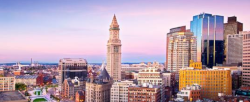
#> input picture firmware/image_creation/boston.png, 250 x 102 px
$ python main.py --input boston.png
#> lines starting #> are read from the running program, lines starting #| are printed output that depends on the picture
import PIL
from PIL import Image
import numpy as np
import os

LVGL_TEMPLATE = '''#ifdef __has_include
    #if __has_include("lvgl.h")
        #ifndef LV_LVGL_H_INCLUDE_SIMPLE
            #define LV_LVGL_H_INCLUDE_SIMPLE
        #endif
    #endif
#endif

#if defined(LV_LVGL_H_INCLUDE_SIMPLE)
    #include "lvgl.h"
#else
    #include "lvgl/lvgl.h"
#endif

#ifndef LV_ATTRIBUTE_MEM_ALIGN
#define LV_ATTRIBUTE_MEM_ALIGN
#endif

#ifndef LV_ATTRIBUTE_IMG_NORDIC
#define LV_ATTRIBUTE_IMG_NORDIC
#endif

const LV_ATTRIBUTE_MEM_ALIGN LV_ATTRIBUTE_LARGE_CONST LV_ATTRIBUTE_IMG_NORDIC uint8_t {name}_map[] = {{
    0xff, 0xff, 0xff, 0xff,  /*Color of index 0*/
    0x00, 0x00, 0x00, 0xff,  /*Color of index 1*/

    /* Color bytes */
{byte_data}}};

const lv_img_dsc_t {name} = {{
    .header.cf = LV_IMG_CF_INDEXED_1BIT,
    .header.always_zero = 0,
    .header.reserved = 0,
    .header.w = {width},
    .header.h = {height},
    .data_size = {data_size},
    .data = {name}_map,
}};'''

def srgb_to_linear(x):
    x = np.array(x, dtype=float) / 255.0
    return np.where(x <= 0.04045, x / 12.92, ((x + 0.055) / 1.055) ** 2.4)

def linear_to_srgb(x):
    return np.where(x <= 0.0031308, 12.92 * x, 1.055 * np.power(x, 1/2.4) - 0.055)

def atkinson_dither(img_array):
    height, width = img_array.shape
    output = img_array.copy()

    for y in range(height):
        for x in range(width):
            old_pixel = output[y, x]
            new_pixel = 1.0 if old_pixel > 0.5 else 0.0
            output[y, x] = new_pixel

            error = (old_pixel - new_pixel) / 8.0

            # Distribute error to neighboring pixels
            if x + 1 < width:
                output[y, x + 1] += error
            if x + 2 < width:
                output[y, x + 2] += error
            if y + 1 < height:
                output[y + 1, x] += error
                if x - 1 >= 0:
                    output[y + 1, x - 1] += error
                if x + 1 < width:
                    output[y + 1, x + 1] += error
            if y + 2 < height:
                output[y + 2, x] += error

    return (output > 0.5).astype(np.uint8) * 255

def process_image(input_path, output_path, target_size=(250, 102), dither_method='floyd', brightness=0, contrast=0):
    # Open and convert image to RGB
#> called with input_path = 'boston.png', output_path = 'boston.c', target_size = (250, 102), dither_method = 'atkinson', brightness = 0, contrast = 0
    img = Image.open(input_path).convert('RGB')

    # Resize image if needed
    if img.size != target_size:
        img = img.resize(target_size, PIL.Image.Resampling.LANCZOS)

    # Convert to grayscale
    img_gray = img.convert('L')
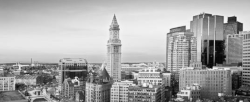
#> img_gray: PIL image 250x102 L; min 3, max 248, mean 167

    # Apply brightness and contrast adjustments
    if brightness != 0 or contrast != 0:
        img_array = np.array(img_gray, dtype=np.float32)

        # Brightness adjustment
        if brightness != 0:
            img_array = img_array + (brightness * 255)

        # Contrast adjustment
        if contrast != 0:
            factor = (259 * (contrast * 255 + 255)) / (255 * (259 - contrast * 255))
            img_array = factor * (img_array - 128) + 128

        img_array = np.clip(img_array, 0, 255)
        img_gray = Image.fromarray(img_array.astype(np.uint8), mode='L')

    if dither_method == 'atkinson':
        # Convert to linear space, apply Atkinson dithering, then back to sRGB
        img_array = np.array(img_gray)
        linear_array = srgb_to_linear(img_array)
#> in srgb_to_linear, `return np.where(x <= 0.04045, x / 12.92, ((x + 0.055) / 1.055) ** 2.4)`:
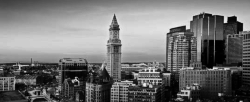
#> returned value: shape (102, 250) float64; min 0.000911, max 0.939, mean 0.451
        dithered_array = atkinson_dither(linear_array)
#> after the loop in atkinson_dither, `for y in range(height):`:
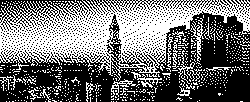
#> output: shape (102, 250) float64; values 0 (black) and 1 (white), 44.7% white in thin lines or dots
#> in atkinson_dither, `return (output > 0.5).astype(np.uint8) * 255`: returned value: shape (102, 250); 44.7% white in thin lines or dots
        img = Image.fromarray(dithered_array.astype(np.uint8), mode='L')
    else:
        # Use Floyd-Steinberg dithering
        img = img_gray.convert('1', dither=PIL.Image.Dither.FLOYDSTEINBERG)

    # Save preview
    preview_path = os.path.join(os.path.dirname(output_path), f"preview_{os.path.basename(input_path)}")
    img.save(preview_path)

    # Convert to numpy array
    img_array = np.array(img)

    # Calculate bytes needed
    bytes_per_row = (target_size[0] + 7) // 8
    total_bytes = bytes_per_row * target_size[1]

    # Convert pixels to bytes
    byte_array = []
    for row in range(target_size[1]):
        for byte_index in range(bytes_per_row):
            byte = 0
            for bit in range(8):
                pixel_x = byte_index * 8 + bit
                if pixel_x < target_size[0]:
                    pixel = not img_array[row, pixel_x]
                    byte |= (pixel << (7 - bit))
            byte_array.append(byte)
#> after the loop, byte_array = 3264 values, max 255 at index 0, min 0 at index 95, mean 139

    # Format byte data
    byte_strings = []
    for i in range(0, len(byte_array), 32):
        chunk = byte_array[i:i + 32]
        hex_str = ', '.join(f'0x{byte:02x}' for byte in chunk)
        byte_strings.append(f'    {hex_str},')
#> this loop made 102 passes
#> i on passes 2 to 13: 32, 64, 96, 128, 160, 192, 224, 256, 288, 320, 352, 384
#> after the loop, byte_strings = 102 items

    # Generate output
    filename = os.path.splitext(os.path.basename(input_path))[0]
    output = LVGL_TEMPLATE.format(
        name=filename,
        byte_data='\n'.join(byte_strings),
        width=target_size[0],
        height=target_size[1],
        data_size=total_bytes + 8
    )

    with open(output_path, 'w') as f:
        f.write(output)

if __name__ == "__main__":
    import argparse
    parser = argparse.ArgumentParser(description='Convert image to LVGL format')
    parser.add_argument('--input', required=True, help='Input image path')
    parser.add_argument('--width', type=int, default=250, help='Target image width')
    parser.add_argument('--height', type=int, default=102, help='Target image height')
    parser.add_argument('--dither', choices=['floyd', 'atkinson'], default='atkinson', help='Dithering method')
    parser.add_argument('--brightness', type=float, default=0, help='Brightness adjustment (-1.0 to 1.0)')
    parser.add_argument('--contrast', type=float, default=0, help='Contrast adjustment (-1.0 to 1.0)')
    args = parser.parse_args()

    output_path = os.path.splitext(args.input)[0] + '.c'
    process_image(args.input, output_path, target_size=(args.width, args.height),
                dither_method=args.dither, brightness=args.brightness, contrast=args.contrast)

$ run again, on firmware/image_creation/philadelphia.png
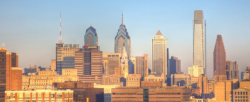
#> input picture firmware/image_creation/philadelphia.png, 250 x 102 px
#> in srgb_to_linear, `return np.where(x <= 0.04045, x / 12.92, ((x + 0.055) / 1.055) ** 2.4)`:
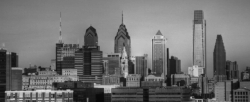
#> returned value: shape (102, 250) float64; min 0.0343, max 0.871, mean 0.444
#> after the loop in atkinson_dither, `for y in range(height):`:
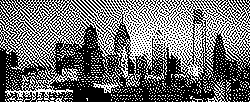
#> output: shape (102, 250) float64; values 0 (black) and 1 (white), 43.1% white in thin lines or dots
#> after the loop in process_image, `for row in range(target_size[1]):`: byte_array = 3264 values, max 255 at index 907, min 0 at index 415, mean 145.6
#> the loop in process_image, `for i in range(0, len(byte_array), 32):` made 102 passes
#> i on passes 2 to 9: 32, 64, 96, 128, 160, 192, 224, 256
#> after the loop in process_image, `for i in range(0, len(byte_array), 32):`: byte_strings = 102 items

$ run again, on firmware/image_creation/spartanburg.png
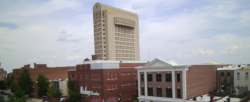
#> input picture firmware/image_creation/spartanburg.png, 250 x 102 px
#> in srgb_to_linear, `return np.where(x <= 0.04045, x / 12.92, ((x + 0.055) / 1.055) ** 2.4)`:
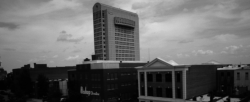
#> returned value: shape (102, 250) float64; min 0.00439, max 0.855, mean 0.403
#> after the loop in atkinson_dither, `for y in range(height):`:
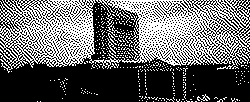
#> output: shape (102, 250) float64; values 0 (black) and 1 (white), 39.3% white in thin lines or dots
#> after the loop in process_image, `for row in range(target_size[1]):`: byte_array = 3264 values, max 255 at index 332, min 0 at index 7, mean 154.1
#> the loop in process_image, `for i in range(0, len(byte_array), 32):` made 102 passes
#> i on passes 2 to 9: 32, 64, 96, 128, 160, 192, 224, 256
#> after the loop in process_image, `for i in range(0, len(byte_array), 32):`: byte_strings = 102 items
